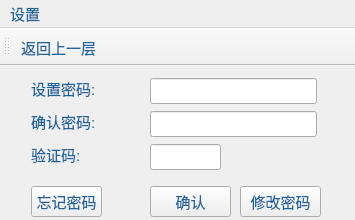
<?xml version="1.0" encoding="UTF-8"?>
<ui version="4.0">
 <class>MainWindow</class>
 <widget class="QMainWindow" name="MainWindow">
  <property name="geometry">
   <rect>
    <x>0</x>
    <y>0</y>
    <width>355</width>
    <height>220</height>
   </rect>
  </property>
  <property name="minimumSize">
   <size>
    <width>355</width>
    <height>220</height>
   </size>
  </property>
  <property name="maximumSize">
   <size>
    <width>355</width>
    <height>220</height>
   </size>
  </property>
  <property name="windowTitle">
   <string>仓库密码设置</string>
  </property>
  <property name="windowIcon">
   <iconset>
    <normaloff>resources/ico/new_logo.ico</normaloff>resources/ico/new_logo.ico</iconset>
  </property>
  <property name="styleSheet">
   <string notr="true">*{	
	font-family:微软雅黑;
	font-size:15px;
	color: #1d649c;
}</string>
  </property>
  <widget class="QWidget" name="centralwidget">
   <widget class="QLabel" name="label">
    <property name="geometry">
     <rect>
      <x>31</x>
      <y>12</y>
      <width>64</width>
      <height>20</height>
     </rect>
    </property>
    <property name="text">
     <string>设置密码:</string>
    </property>
   </widget>
   <widget class="QLabel" name="label_2">
    <property name="geometry">
     <rect>
      <x>31</x>
      <y>45</y>
      <width>64</width>
      <height>20</height>
     </rect>
    </property>
    <property name="text">
     <string>确认密码:</string>
    </property>
   </widget>
   <widget class="QLabel" name="label_3">
    <property name="geometry">
     <rect>
      <x>31</x>
      <y>78</y>
      <width>49</width>
      <height>20</height>
     </rect>
    </property>
    <property name="text">
     <string>验证码:</string>
    </property>
   </widget>
   <widget class="QLineEdit" name="lineEdit">
    <property name="geometry">
     <rect>
      <x>150</x>
      <y>12</y>
      <width>167</width>
      <height>26</height>
     </rect>
    </property>
    <property name="echoMode">
     <enum>QLineEdit::Password</enum>
    </property>
   </widget>
   <widget class="QLineEdit" name="lineEdit_2">
    <property name="geometry">
     <rect>
      <x>150</x>
      <y>45</y>
      <width>167</width>
      <height>26</height>
     </rect>
    </property>
    <property name="echoMode">
     <enum>QLineEdit::Password</enum>
    </property>
   </widget>
   <widget class="QLineEdit" name="lineEdit_3">
    <property name="geometry">
     <rect>
      <x>150</x>
      <y>78</y>
      <width>71</width>
      <height>26</height>
     </rect>
    </property>
   </widget>
   <widget class="QLabel" name="label_4">
    <property name="geometry">
     <rect>
      <x>0</x>
      <y>-30</y>
      <width>355</width>
      <height>220</height>
     </rect>
    </property>
    <property name="text">
     <string/>
    </property>
    <property name="pixmap">
     <pixmap>resources/jpeg/onlly_color.jpeg</pixmap>
    </property>
    <property name="scaledContents">
     <bool>true</bool>
    </property>
   </widget>
   <widget class="QPushButton" name="pushButton">
    <property name="geometry">
     <rect>
      <x>150</x>
      <y>120</y>
      <width>81</width>
      <height>31</height>
     </rect>
    </property>
    <property name="text">
     <string>确认</string>
    </property>
   </widget>
   <widget class="QPushButton" name="pushButton_2">
    <property name="geometry">
     <rect>
      <x>31</x>
      <y>120</y>
      <width>71</width>
      <height>31</height>
     </rect>
    </property>
    <property name="text">
     <string>忘记密码</string>
    </property>
   </widget>
   <widget class="QPushButton" name="pushButton_3">
    <property name="geometry">
     <rect>
      <x>240</x>
      <y>120</y>
      <width>81</width>
      <height>31</height>
     </rect>
    </property>
    <property name="text">
     <string>修改密码</string>
    </property>
   </widget>
   <zorder>label_4</zorder>
   <zorder>label</zorder>
   <zorder>label_2</zorder>
   <zorder>label_3</zorder>
   <zorder>lineEdit</zorder>
   <zorder>lineEdit_2</zorder>
   <zorder>lineEdit_3</zorder>
   <zorder>pushButton</zorder>
   <zorder>pushButton_2</zorder>
   <zorder>pushButton_3</zorder>
  </widget>
  <widget class="QMenuBar" name="menubar">
   <property name="geometry">
    <rect>
     <x>0</x>
     <y>0</y>
     <width>355</width>
     <height>26</height>
    </rect>
   </property>
   <widget class="QMenu" name="menu">
    <property name="title">
     <string>设置</string>
    </property>
    <addaction name="action_1"/>
   </widget>
   <addaction name="menu"/>
  </widget>
  <widget class="QToolBar" name="toolBar">
   <property name="windowTitle">
    <string>toolBar</string>
   </property>
   <attribute name="toolBarArea">
    <enum>TopToolBarArea</enum>
   </attribute>
   <attribute name="toolBarBreak">
    <bool>false</bool>
   </attribute>
   <addaction name="action_1"/>
  </widget>
  <action name="action_1">
   <property name="icon">
    <iconset>
     <normaloff>resources/jpeg/sign_out.jpeg</normaloff>resources/jpeg/sign_out.jpeg</iconset>
   </property>
   <property name="text">
    <string>返回上一层</string>
   </property>
  </action>
 </widget>
 <resources/>
 <connections/>
</ui>
